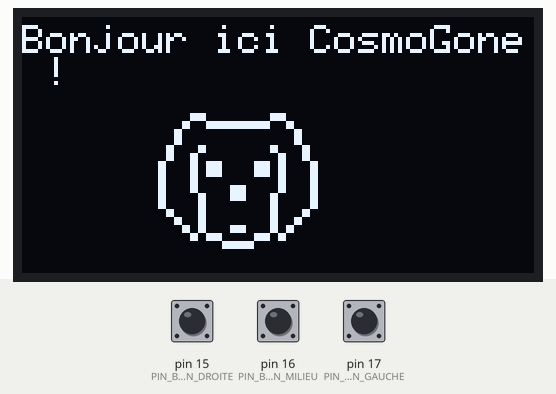
Bench run of a sketch on a simulated Arduino Uno, built with avr-gcc and run on an emulated ATmega328P. Shown: 128×64 one-colour display. The test bench sets the inputs (shaded band); at power-on: pin 16 (PIN_BOUTON_MILIEU) HIGH, pin 15 (PIN_BOUTON_DROITE) HIGH, pin 17 (PIN_BOUTON_GAUCHE) HIGH.

Above: at 1.2 s.
1.3 s: pin 16 (PIN_BOUTON_MILIEU) pulled LOW for 1 s
At 3.6 s:
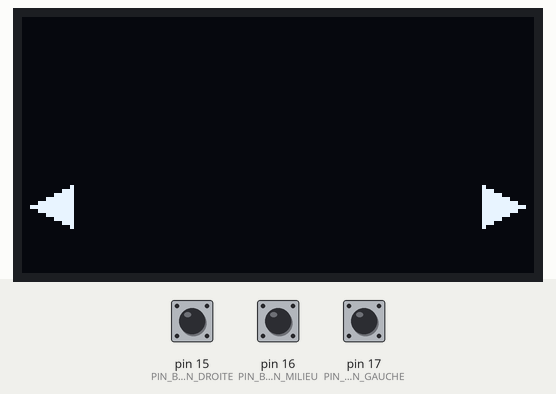
3.9 s: pin 15 (PIN_BOUTON_DROITE) pulled LOW for 0.15 s
At 4.3 s:
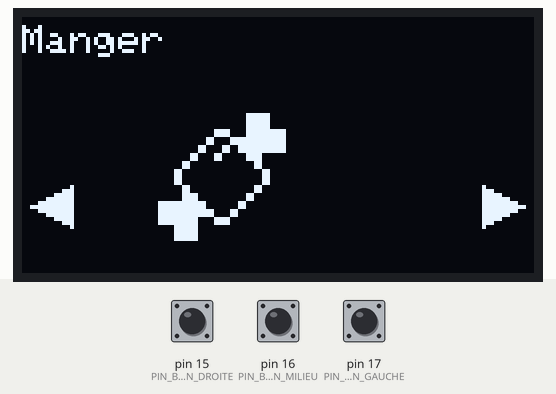
5.5 s: pin 17 (PIN_BOUTON_GAUCHE) pulled LOW for 0.15 s
At 6.1 s:
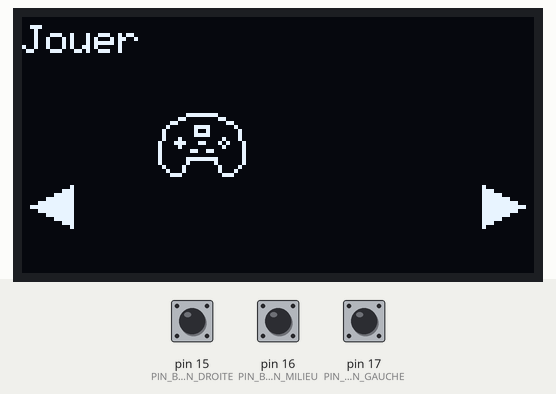
7.1 s: pin 15 (PIN_BOUTON_DROITE) pulled LOW for 1 s
At 7.4 s:
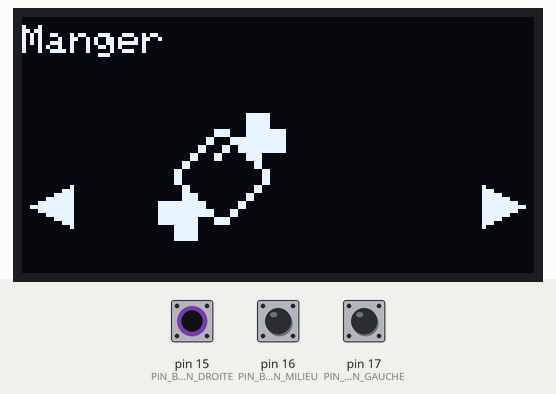
9.6 s: pin 16 (PIN_BOUTON_MILIEU) pulled LOW for 0.15 s
At 11.0 s:
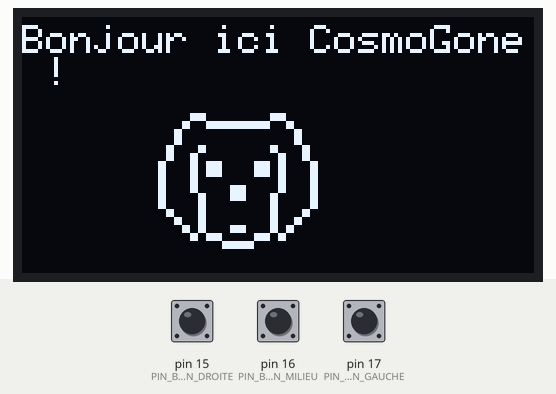
Timing chart, 0 to 12.5 s (numbered marks = the images above; inputs shaded):
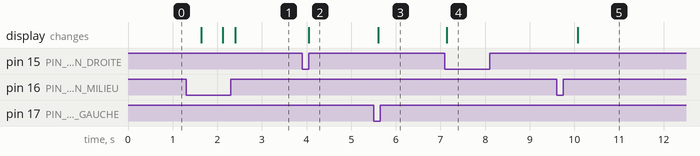

The sketch:

menu.ino
```cpp
#include <SPI.h>
#include <Wire.h>
#include <Adafruit_GFX.h>
#include <Adafruit_SSD1306.h>

#define SCREEN_WIDTH 128
#define SCREEN_HEIGHT 64

#define brocheResetOLED    -1
#define adresseI2CecranOLED 0x3C

const int PIN_BOUTON_MILIEU = 16;
const int PIN_BOUTON_GAUCHE = 17;
const int PIN_BOUTON_DROITE = 15;

Adafruit_SSD1306 display(SCREEN_WIDTH, SCREEN_HEIGHT, &Wire, brocheResetOLED);

const unsigned char Tcosmo [] PROGMEM = {
	0x00, 0xf0, 0x00, 0x0f, 0x00, 0x00, 0xf0, 0x00, 0x0f, 0x00, 0x03, 0x0f, 0xff, 0xf0, 0xc0, 0x03,
	0x0f, 0xff, 0xf0, 0xc0, 0x0c, 0x00, 0x00, 0x00, 0x30, 0x0c, 0x00, 0x00, 0x00, 0x30, 0x0c, 0x00,
	0x00, 0x00, 0x30, 0x0c, 0x00, 0x00, 0x00, 0x30, 0x30, 0x30, 0x00, 0x0c, 0x0c, 0x30, 0x30, 0x00,
	0x0c, 0x0c, 0x30, 0xc0, 0x00, 0x03, 0x0c, 0x30, 0xc0, 0x00, 0x03, 0x0c, 0xc0, 0xcf, 0x00, 0xf3,
	0x03, 0xc0, 0xcf, 0x00, 0xf3, 0x03, 0xc0, 0xcf, 0x00, 0xf3, 0x03, 0xc0, 0xcf, 0x00, 0xf3, 0x03,
	0xc0, 0xc0, 0x00, 0x03, 0x03, 0xc0, 0xc0, 0x00, 0x03, 0x03, 0xc0, 0xc0, 0x3c, 0x03, 0x03, 0xc0,
	0xc0, 0x3c, 0x03, 0x03, 0xc0, 0x30, 0x3c, 0x0c, 0x03, 0xc0, 0x30, 0x3c, 0x0c, 0x03, 0xc0, 0x30,
	0x00, 0x0c, 0x03, 0xc0, 0x30, 0x00, 0x0c, 0x03, 0x30, 0x30, 0x00, 0x0c, 0x0c, 0x30, 0x30, 0x00,
	0x0c, 0x0c, 0x0c, 0x30, 0x00, 0x0c, 0x30, 0x0c, 0x30, 0x00, 0x0c, 0x30, 0x03, 0x30, 0x3c, 0x0c,
	0xc0, 0x03, 0x30, 0x3c, 0x0c, 0xc0, 0x00, 0xcf, 0x00, 0xf3, 0x00, 0x00, 0xcf, 0x00, 0xf3, 0x00,
	0x00, 0x00, 0xff, 0x00, 0x00, 0x00, 0x00, 0xff, 0x00, 0x00
};
const unsigned char Tfood [] PROGMEM = {
	0x00, 0x00, 0x03, 0xf0, 0x00, 0x00, 0x03, 0xf0, 0x00, 0x00, 0x03, 0xf0, 0x00, 0x00, 0x03, 0xf0,
	0x00, 0x03, 0xc3, 0xff, 0x00, 0x03, 0xc3, 0xff, 0x00, 0x0c, 0x3f, 0xff, 0x00, 0x0c, 0x3f, 0xff,
	0x00, 0x30, 0xcf, 0xff, 0x00, 0x30, 0xcf, 0xff, 0x00, 0xc3, 0x03, 0xc0, 0x00, 0xc3, 0x03, 0xc0,
	0x03, 0x00, 0x00, 0xc0, 0x03, 0x00, 0x00, 0xc0, 0x0c, 0x00, 0x00, 0x30, 0x0c, 0x00, 0x00, 0x30,
	0x0c, 0x00, 0x00, 0x30, 0x0c, 0x00, 0x00, 0x30, 0x03, 0x00, 0x00, 0xc0, 0x03, 0x00, 0x00, 0xc0,
	0x03, 0xc0, 0x03, 0x00, 0x03, 0xc0, 0x03, 0x00, 0xff, 0xf0, 0x0c, 0x00, 0xff, 0xf0, 0x0c, 0x00,
	0xff, 0xfc, 0x30, 0x00, 0xff, 0xfc, 0x30, 0x00, 0xff, 0xc3, 0xc0, 0x00, 0xff, 0xc3, 0xc0, 0x00,
	0x0f, 0xc0, 0x00, 0x00, 0x0f, 0xc0, 0x00, 0x00, 0x0f, 0xc0, 0x00, 0x00, 0x0f, 0xc0, 0x00, 0x00
};
const unsigned char Tplay [] PROGMEM = {
	0x01, 0xfe, 0x00, 0x06, 0x01, 0x80, 0x18, 0x00, 0x60, 0x20, 0x78, 0x10, 0x40, 0x48, 0x08, 0x40,
	0x78, 0x08, 0x44, 0x00, 0x88, 0x8e, 0x31, 0x44, 0x84, 0x00, 0x84, 0x80, 0xcc, 0x04, 0x80, 0x00,
	0x04, 0x81, 0xfe, 0x04, 0x81, 0x02, 0x04, 0x42, 0x01, 0x08, 0x22, 0x01, 0x10, 0x1c, 0x00, 0xe0
};
const unsigned char Tsettings [] PROGMEM = {
	0x01, 0x80, 0x03, 0xc0, 0x1b, 0xd8, 0x3f, 0xfc, 0x3f, 0xfc, 0x1f, 0xf8, 0x7e, 0x7e, 0xfc, 0x3f,
	0xfc, 0x3f, 0x7e, 0x7e, 0x1f, 0xf8, 0x3f, 0xfc, 0x3f, 0xfc, 0x1b, 0xd8, 0x03, 0xc0, 0x01, 0x80
};
const unsigned char FDroite [] PROGMEM = {
    0x80, 0x00, 0xe0, 0x00, 0xf8, 0x00, 0xfe, 0x00, 0xff, 0x80, 0xff, 0xe0, 0xff, 0x80, 0xfe, 0x00,
    0xf8, 0x00, 0xe0, 0x00, 0x80, 0x00
};
const unsigned char FGauche [] PROGMEM = {
    0x00, 0x20, 0x00, 0xe0, 0x03, 0xe0, 0x0f, 0xe0, 0x3f, 0xe0, 0xff, 0xe0, 0x3f, 0xe0, 0x0f, 0xe0,
    0x03, 0xe0, 0x00, 0xe0, 0x00, 0x20
};

enum EtatAffichage { AFFICHER_MENU };

EtatAffichage etatAffichage = AFFICHER_MENU;
bool cosmoBienvenueAffiche = true;
bool boutonGauchePresse = false;
bool afficherTplay = false;
bool afficherTfood = false;

void CosmoBienvenue() {
    display.clearDisplay();
    display.setTextSize(1);
    display.setTextColor(WHITE);
    display.setCursor(0, 2);
    display.println("Bonjour ici CosmoGone !");
    display.drawBitmap(34, 24, Tcosmo, 40, 34, WHITE);
    display.display();
}

void afficherMenu() {
    display.clearDisplay();

    // Affichez le bouton gauche et le bouton droit
    display.drawBitmap(2, 42, FGauche, 11, 11, WHITE);
    display.drawBitmap(115, 42, FDroite, 11, 11, WHITE);

    // Si l'élément "Play" est sélectionné, affichez son icône
    if (afficherTplay) {
        display.fillRect(34, 24, 32, 32, BLACK); // Efface la zone de l'icône précédente
        display.drawBitmap(34, 24, Tplay, 22, 16, WHITE);
        display.setTextSize(1);
        display.setTextColor(WHITE);
        display.setCursor(0, 2);
        display.println("Jouer");
    }
    // Si l'élément "Food" est sélectionné, affichez son icône
    else if (afficherTfood) {
        display.fillRect(34, 24, 32, 32, BLACK); // Efface la zone de l'icône précédente
        display.drawBitmap(34, 24, Tfood, 32, 32, WHITE);
        display.setTextSize(1);
        display.setTextColor(WHITE);
        display.setCursor(0, 2);
        display.println("Manger");
    }

    // Affichage sur l'écran
    display.display();
}

void setup() {
    pinMode(PIN_BOUTON_MILIEU, INPUT_PULLUP);
    pinMode(PIN_BOUTON_GAUCHE, INPUT_PULLUP);
    pinMode(PIN_BOUTON_DROITE, INPUT_PULLUP);
    display.begin(SSD1306_SWITCHCAPVCC, adresseI2CecranOLED);
    display.clearDisplay();
    Serial.begin(9600);
}

void loop() {
    // Afficher CosmoBienvenue si cosmoBienvenueAffiche est vrai
    if (cosmoBienvenueAffiche) {
        CosmoBienvenue();
    }

    // Vérifiez si le bouton du milieu est pressé
    if (digitalRead(PIN_BOUTON_MILIEU) == LOW) {
        // Si oui, changez l'état de l'affichage de CosmoBienvenue pour le faire disparaître
        cosmoBienvenueAffiche = !cosmoBienvenueAffiche;
        delay(250); // Délai pour éviter la détection multiple de l'appui sur le bouton
    }

    // Afficher le menu si CosmoBienvenue n'est plus affiché
    if (!cosmoBienvenueAffiche) {
        // Vérifiez si le bouton gauche est pressé
        if (digitalRead(PIN_BOUTON_GAUCHE) == LOW) {
            // Mettez à jour l'état du menu pour afficher l'élément précédent
            afficherTplay = true;
            afficherTfood = false;
        }

        // Vérifiez si le bouton droit est pressé
        if (digitalRead(PIN_BOUTON_DROITE) == LOW) {
            // Mettez à jour l'état du menu pour afficher l'élément suivant
            afficherTfood = true;
            afficherTplay = false;
        }

        // Affichez le menu en fonction de l'état actuel
        afficherMenu();
    }

    // Ajoutez un léger délai pour éviter de lire trop rapidement les entrées des boutons
    delay(100);
}
```

Measured:
- after the input at 1.3 s, the display: changes after 0.34 s (image 1)
- after the input at 3.9 s, the display: changes after 0.15 s (image 2)
- after the input at 5.5 s, the display: changes after 0.10 s (image 3)
- after the input at 7.1 s, the display: changes at once (image 4)
- after the input at 9.6 s, the display: changes after 0.48 s (image 5)
